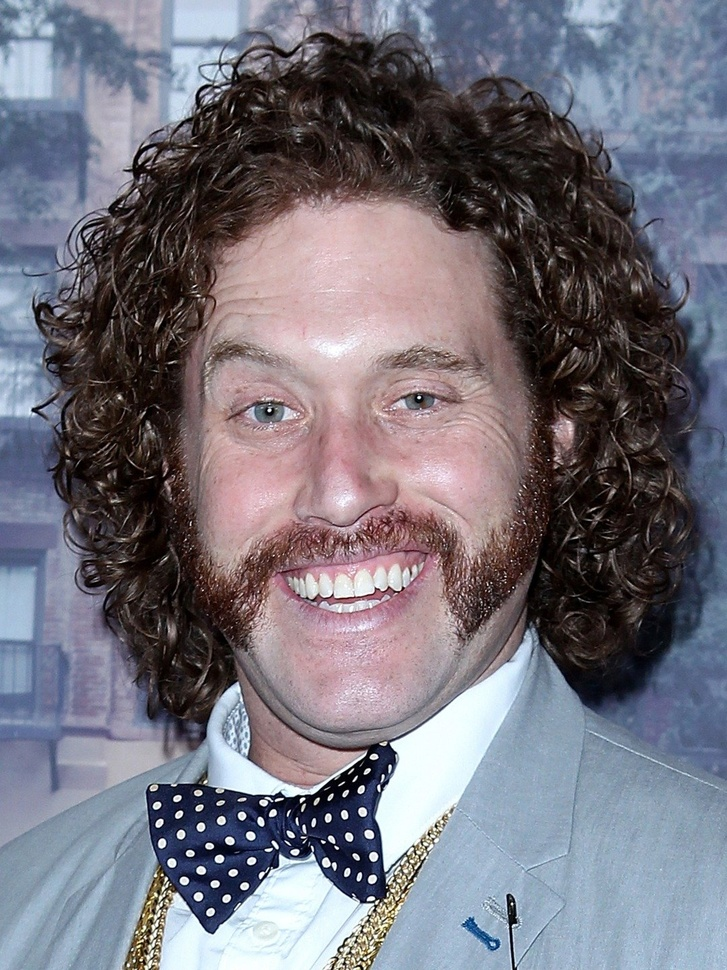
#> input picture img/elich.jpg, 727 x 970 px, shrunk from 1080 x 1440 before the run, given in place of the camera
$ python 6.py
#> lines starting #> are read from the running program, lines starting #| are printed output that depends on the picture; after the words box and inside, x2 and y2 are one past the last pixel; in counts of white or black regions, pixels touching at a corner belong together
from __future__ import print_function
import cv2 as cv
import numpy as np

bg_subtraction_methods=["KNN", "MOG2"]
bg_sub=bg_subtraction_methods[0]
## [create]
#create Background Subtractor objects

backSub = cv.createBackgroundSubtractorMOG2()

myColors = [
           ['Green',57,76,0,100,255,255],
           ]
colorValue = [
             [102,255,102],
             ]
my_points = []
## [create]

## [capture]
capture = cv.VideoCapture(0)


def contours(img):
    x, w, y, h = 0, 0, 0, 0
    contours, heirarchy = cv.findContours(img, cv.RETR_EXTERNAL, cv.CHAIN_APPROX_NONE)
    for cnt in contours:
        area = cv.contourArea(cnt)
        if area>500:
            #cv.drawContours(imgResult, cnt, -1, (0,255,0), 3)
            x, y, w, h = cv.boundingRect(cnt)
    return x+w//2, y

## [capture]
def findColor(img):
    count = 0
    new_points = []
    imgHSV = cv.cvtColor(img, cv.COLOR_BGR2HSV)
    for color in myColors:
        lower = np.array(color[1:4])
        upper = np.array(color[4:])
        mask = cv.inRange(imgHSV, lower, upper)
        x,y = contours(mask)
        cv.circle(imgResult, (x, y), 10, colorValue[count], cv.FILLED)
        if x!=0 and y!=0:
            new_points.append([x,y,count])
        count += 1   # To decide the Color
        #cv.imshow(color[0], mask)
    return new_points


while True:
    ret, frame = capture.read()
#> frame is the input picture: shape (970, 727, 3); mean B, G, R 123.4, 113.3, 115.9
    cv.rectangle(frame, (0, 0), (100,100), (0,0,255),thickness=2)
    cv.rectangle(frame, (frame.shape[1]-100,0),(frame.shape[1],100), (0,255,0),thickness=2)
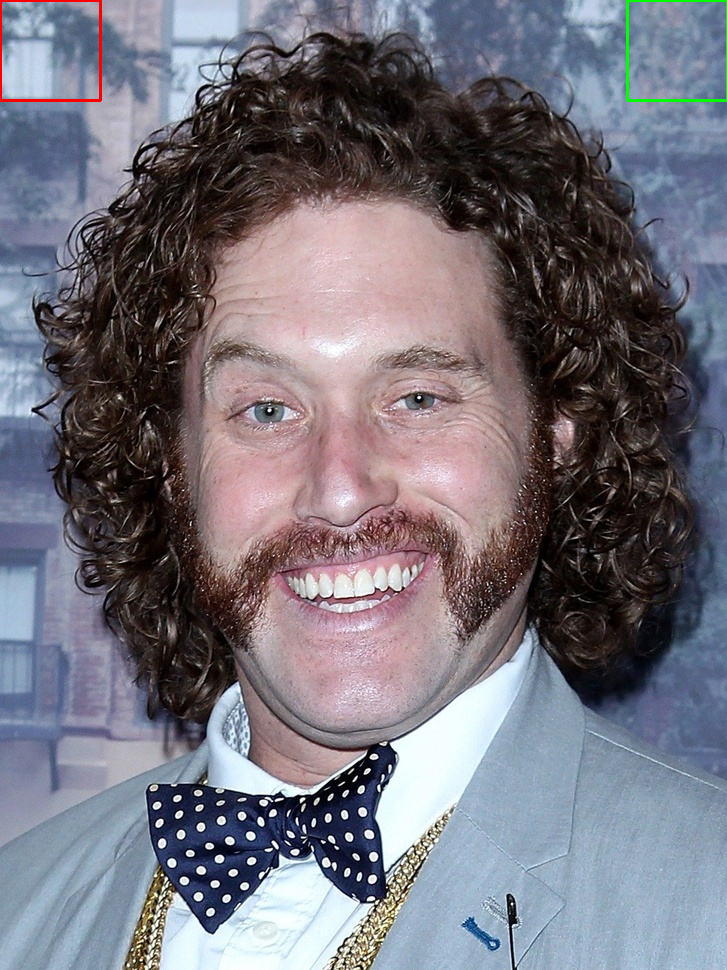
#> frame: shape (970, 727, 3); mean B, G, R 123, 113.2, 116

    if frame is None:
        break
    imgResult = frame.copy()

    new_point = findColor(frame)
#> in findColor, `imgHSV = cv.cvtColor(img, cv.COLOR_BGR2HSV)`: imgHSV: shape (970, 727, 3); mean H, S, V 84.9, 70.3, 133.4
#> the loop in findColor, `for color in myColors:` made 1 pass
#> (x, y) on pass 1: (676, 0)
#> pass 1, in findColor, `mask = cv.inRange(imgHSV, lower, upper)`:
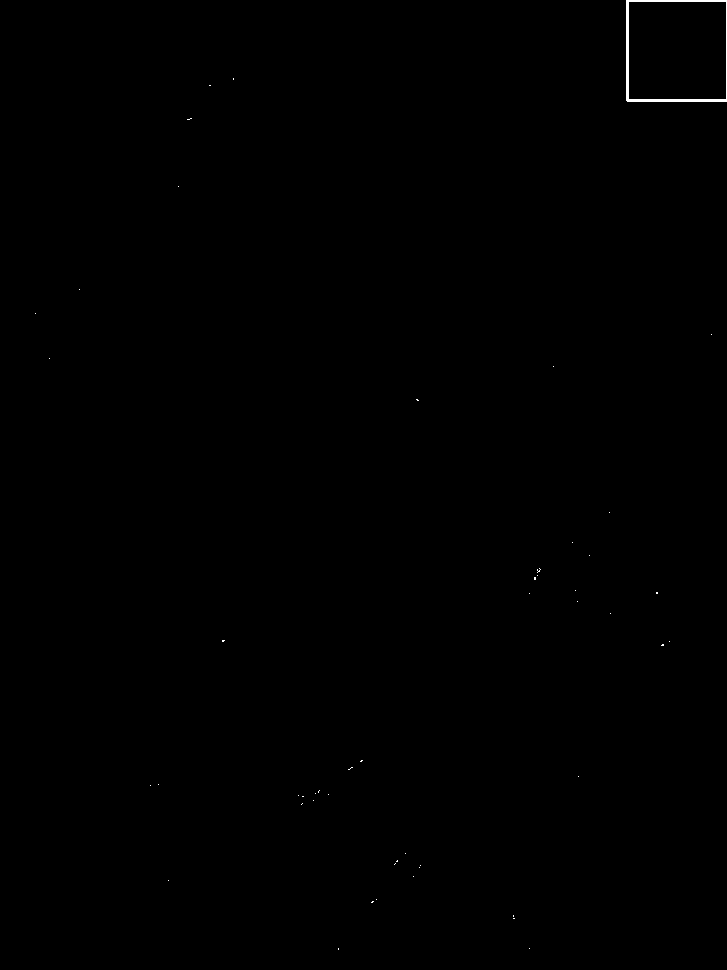
#> mask: shape (970, 727); 0.14% white; 50 white regions (49 under 20 px), largest, box (x1, y1, x2, y2) and area: (626, 0, 727, 102) 892
#> after the loop in findColor, `for color in myColors:`: imgResult: shape (970, 727, 3); 0.02% of pixels changed, all inside (x1, y1, x2, y2) = (666, 0, 687, 11)
#> after the loop in findColor, `for color in myColors:`: count = 1; new_points = []
#> new_point = []
    if len(new_point) != 0:
        print(new_point)
    # print(new_points)
    ## [apply]
    #update the background model
    fgMask = backSub.apply(frame)
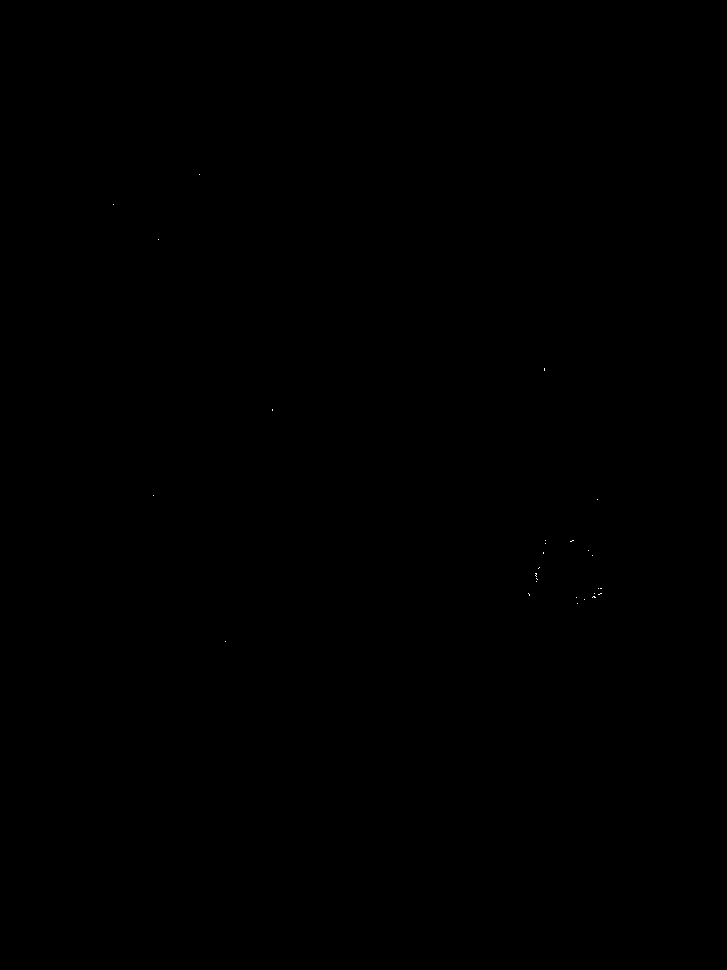
#> fgMask: shape (970, 727); values 127 (black) and 255 (white), 0.01% white in thin lines or dots, all inside (x1, y1, x2, y2) = (113, 174, 602, 642)
    ## [apply]

    ## [display_frame_number]
    #get the frame number and write it on the current frame
    cv.rectangle(frame, (10, 2), (100,20), (255,255,255), -1)
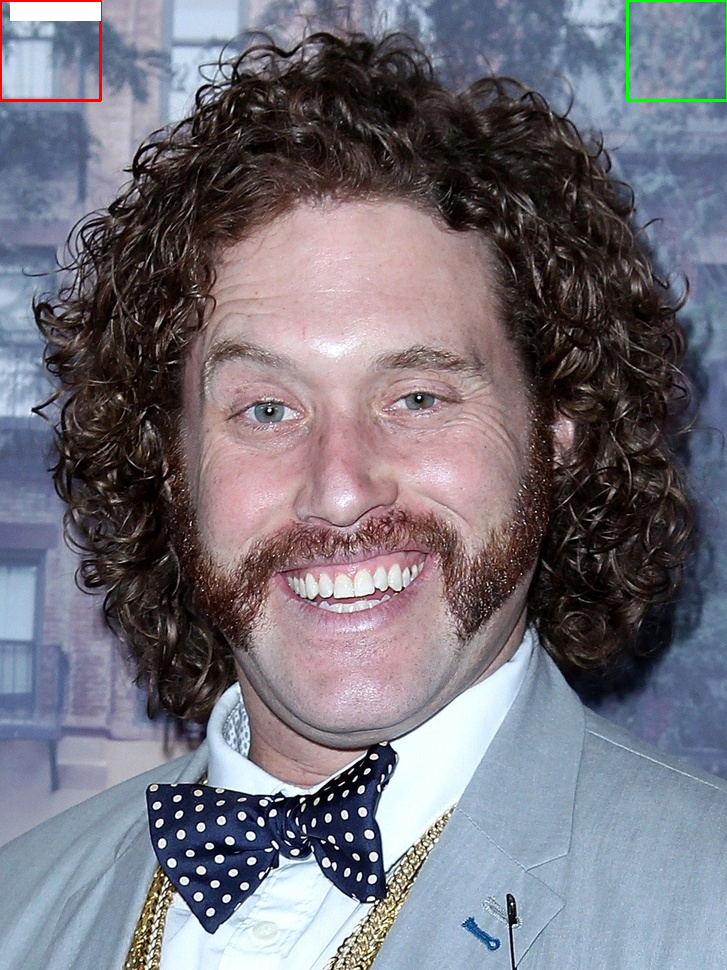
#> frame: shape (970, 727, 3); 0.25% of pixels changed, all inside (x1, y1, x2, y2) = (10, 2, 101, 21)
    cv.putText(frame, str(capture.get(cv.CAP_PROP_POS_FRAMES)), (15, 15),
               cv.FONT_HERSHEY_SIMPLEX, 0.5 , (0,0,0))
#> frame: shape (970, 727, 3); 0.01% of pixels changed, all inside (x1, y1, x2, y2) = (17, 5, 40, 16)
    ## [display_frame_number]

    masked=cv.bitwise_and(frame, frame, mask=fgMask)
    ## [show]
    #show the current frame and the fg masks
    cv.imshow('Frame', frame)
    cv.imshow('FG Mask', fgMask)
    cv.imshow('Frame masked', masked)
    ## [show]

    if cv.waitKey(1) & 0xFF==ord('d'):
#> (key Esc is pressed here)
            break
capture.release();
cv.destroyAllWindows();

$ run again, on img/richi.jpg
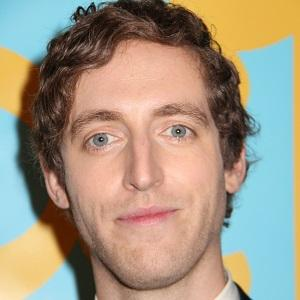
#> input picture img/richi.jpg, 300 x 300 px, given in place of the camera
#> frame is the input picture: shape (300, 300, 3); mean B, G, R 130.2, 149.7, 163.4
#> imgHSV: shape (300, 300, 3); mean H, S, V 33.8, 105.8, 184.3
#> the loop in findColor, `for color in myColors:` made 1 pass
#> (x, y) on pass 1: (249, 0)
#> pass 1, in findColor, `mask = cv.inRange(imgHSV, lower, upper)`:
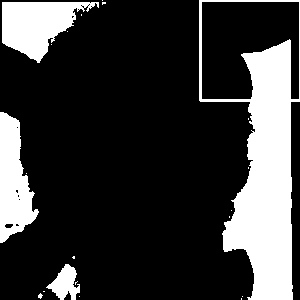
#> mask: shape (300, 300); 21.8% white; 21 white regions (17 under 20 px), largest, box (x1, y1, x2, y2) and area: (199, 0, 300, 300) 12546, (2, 2, 99, 63) 3326, (0, 112, 39, 243) 3052, (46, 264, 80, 300) 668
#> after the loop in findColor, `for color in myColors:`: count = 1; new_points = []
#> fgMask: shape (300, 300); every value is 127
#> `cv.rectangle(frame, (10, 2), (100,20), (255,255,255), -1)`:
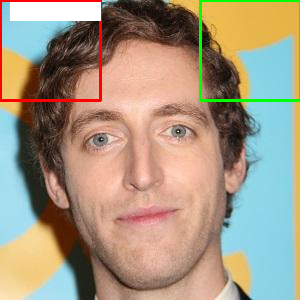
#> frame: shape (300, 300, 3); mean B, G, R 129.2, 150.8, 165.4
